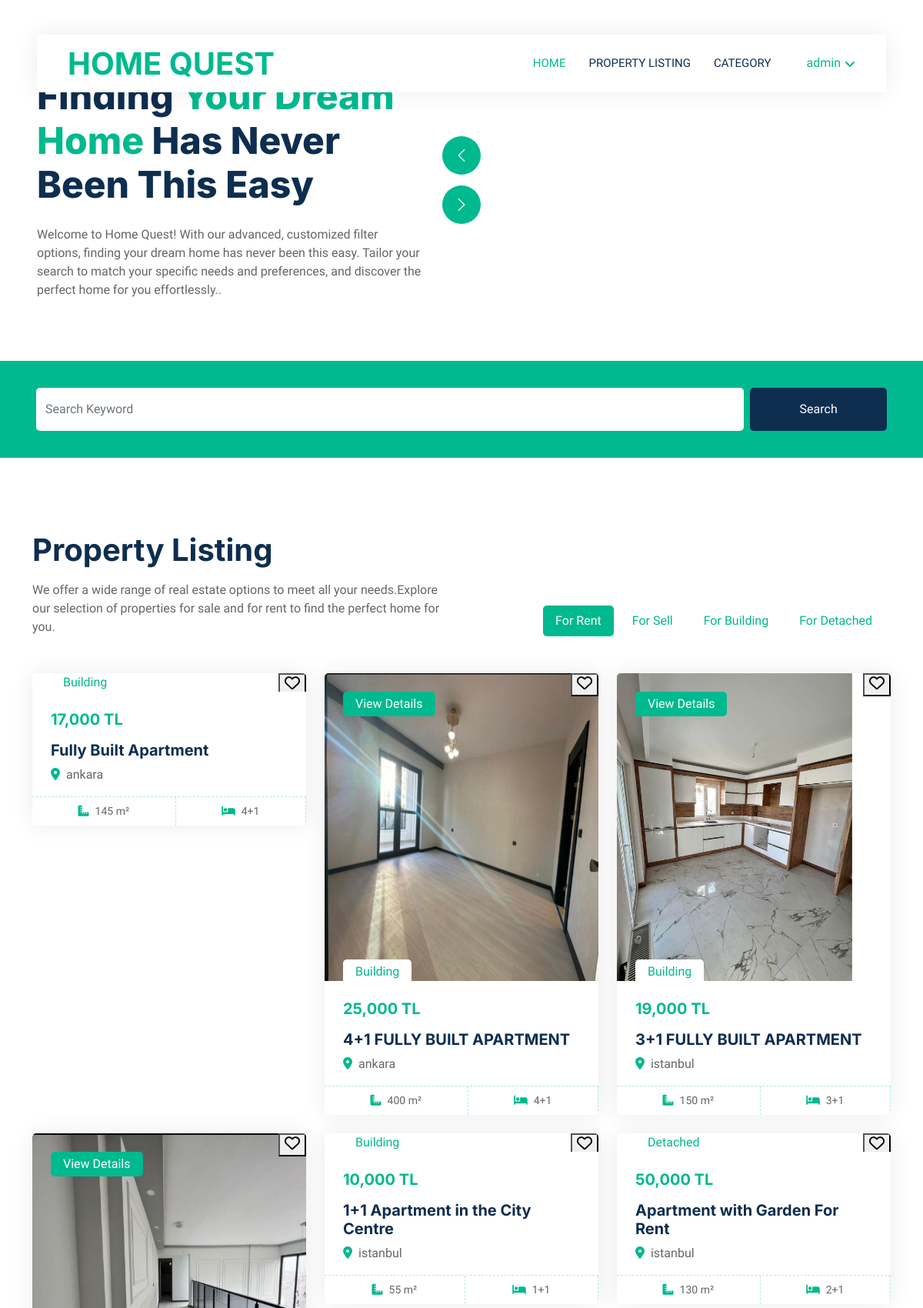
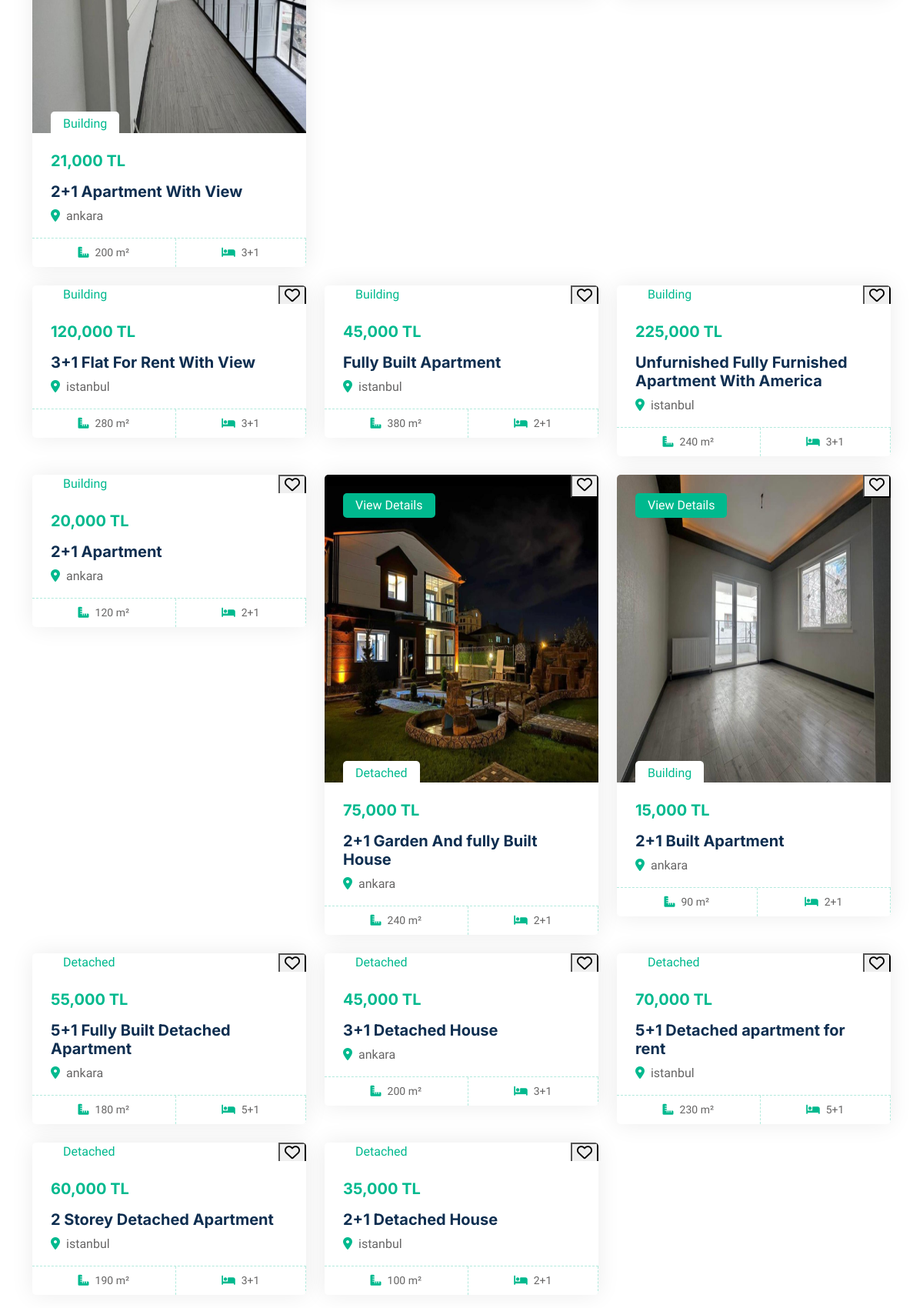
The app's page / (signed in, upper part) with its own data (2 pictures, top to bottom).
### AppEcommerce/models.py (models this page shows, shortened)
class Product(models.Model):
    GEEKS_CHOICES = (
    ("Rent", "Rent"),
    ("Sale", "Sale"),
)
    BRAND_CHOICES = (
    ("Building", "Building"),
    ("Detached", "Detached"),
)
    CITY_CHOICES = (
    ("istanbul", "İstanbul"),
    ("ankara", "Ankara"),
)
    ROOM_CHOICES = (
    ("1+1", "1+1"),
    ("2+1", "2+1"),
    ("3+1", "3+1"),
    ("4+1", "4+1"),
    ("5+1", "5+1"),
    ("6+1", "6+1"),
    ("7+1", "7+1"),
)
    user = models.ForeignKey(User, on_delete = models.CASCADE)
    title = models.CharField(max_length=50, null=True)
    durum = models.CharField(choices=GEEKS_CHOICES, max_length=50, null=True)
    brand = models.CharField(choices=BRAND_CHOICES, max_length=50, null=True)
    description = models.TextField(null=True)
    image = models.ImageField(upload_to="Product Image", null=True)
    price = models.IntegerField(null=True)
    location = models.CharField(choices=CITY_CHOICES,max_length=50, null=True)
    adres = models.TextField(null=True)
    metre = models.IntegerField(null=True)
    room_number = models.CharField(choices=ROOM_CHOICES, max_length=50, null=True)
    kat_sayısı = models.IntegerField(null=True)
    asansor = models.BooleanField(null=True)
    güvenlik= models.BooleanField(null=True)
    otopark = models.BooleanField(null=True)
    havuz = models.BooleanField(null=True)
    favori = models.ManyToManyField(User, related_name="FavoriyeEkleyenler", verbose_name=("Favoriye ekleyenler"))
    class Meta:
        verbose_name_plural = "Ürünler"

### AppEcommerce/views.py (the view, shortened to what this page needs)
# urls.py: path("", index, name="index"),
def index(request):
    products = Product.objects.all()
    context={
        "products":products,
    }
    return render(request, "index.html", context)

### AppEcommerce/templates/index.html (shortened to what this page needs)
{% extends 'base.html' %}
{% load static %}
{% load i18n %}
{% load humanize %}
{% block content %}
      <div class="container-fluid header bg-white p-0">
        <div class="row g-0 align-items-center flex-column-reverse flex-md-row">
            <div class="col-md-6 p-5 mt-lg-5">
              <h1 class="display-5 animated fadeIn mb-4">Finding <span class="text-primary">Your Dream Home</span> Has Never Been This Easy</h1>
              <p class="animated fadeIn mb-4 pb-2">Welcome to Home Quest! With our advanced, customized filter options,
                finding your dream home has never been this easy.
                Tailor your search to match your specific needs and preferences,
                and discover the perfect home for you effortlessly..</p>
            </div>
            <div class="col-md-6 animated fadeIn">
                <div class="owl-carousel header-carousel">
                </div>
            </div>
        </div>
    </div>
    <form action="{% url 'category' %}">
    <div class="container-fluid bg-primary mb-5 wow fadeIn" data-wow-delay="0.1s" style="padding: 35px;">
        <div class="container">
            <div class="row g-2">
                <div class="col-md-10">
                    <div class="row g-2">
                        <div class="col-md-12">
                            <input  name="query" type="text" class="form-control border-0 py-3" placeholder="Search Keyword" required>
                        </div>
                    </div>
                </div>
                <div class="col-md-2">
                    <button class="btn btn-dark border-0 w-100 py-3" type="submit" >Search</button>
                </div>
            </div>
        </div>
    </div>
  </form>
      <div class="container-xxl py-5" id="list">
          <div class="container">
              <div class="row g-0 gx-5 align-items-end">
                  <div class="col-lg-6">
                      <div class="text-start mx-auto mb-5 wow slideInLeft" data-wow-delay="0.1s">
                          <h1 class="mb-3">Property Listing</h1>
                          <p>We offer a wide range of real estate options to meet all your needs.Explore our selection of properties for sale and for rent to find
                            the perfect home for you.</p>
                      </div>
                  </div>
                  <div class="col-lg-6 text-start text-lg-end wow slideInRight" data-wow-delay="0.1s">
                      <ul class="nav nav-pills d-inline-flex justify-content-end mb-5">
                          <li class="nav-item me-2">
                              <button class="nav-link active" id="pills-home-tab" data-bs-toggle="pill" data-bs-target="#tab-1" type="button" role="tab" aria-controls="pills-home" aria-selected="true">For Rent</button>
                          </li>
                          <li class="nav-item me-2">
                              <button class="nav-link " id="pills-home-tab" data-bs-toggle="pill" data-bs-target="#tab-2" type="button" role="tab" aria-controls="pills-home" aria-selected="true">For Sell</button>
                          </li>
                          <li class="nav-item me-2">
                            <button class="nav-link " id="pills-home-tab" data-bs-toggle="pill" data-bs-target="#tab-3" type="button" role="tab" aria-controls="pills-home" aria-selected="true">For Building</button>
                        </li>
                        <li class="nav-item me-2">
                          <button class="nav-link " id="pills-home-tab" data-bs-toggle="pill" data-bs-target="#tab-4" type="button" role="tab" aria-controls="pills-home" aria-selected="true">For Detached</button>
                      </li>
                      </ul>
                  </div>
              </div>
              <div class="tab-content">
                  <div id="tab-1" class="tab-pane fade show p-0 active">
                      <div class="row g-4">
                        {% for product in  products %}
                          {% if product.durum == "Rent" %}
                          <div class="col-lg-4 col-md-6 wow fadeInUp " data-wow-delay="0.1s" >
                              <div class="property-item rounded overflow-hidden">
                                  <div class="position-relative overflow-hidden">
                                      <a href="{% url 'product_detail' product.id %}"><img style="height: 400px;" class="img-fluid" src="{{product.image.url}}" alt=""></a>
                                      <a class="bg-primary rounded text-white position-absolute start-0 top-0 m-4 py-1 px-3" href="{% url 'product_detail' product.id %}" >View Details</a>
                                      <div class="bg-white rounded-top text-primary position-absolute start-0 bottom-0 mx-4 pt-1 px-3">{{product.brand}}</div>
                                      <form method="post">
                                        {% if request.user in product.favori.all %}
                                        <button type="button" class="position-absolute top-0 end-0 btnfavori" data-product-id="{{ product.id }}">
                                          <i class="fa-solid fa-heart fs-5" id="heart{{ product.id }}"></i>
                                      </button>
                                        {% else %}
                                        {% if request.user.is_authenticated %}
                                        <button type="button" class="position-absolute top-0 end-0 btnfavori" data-product-id="{{ product.id }}">
                                          <i class="fa-regular fa-heart fs-5" id="heart{{ product.id }}"></i>
                                      </button>
                                      {% else %}
                                      <a href="{% url 'login' %}" type="button" class="position-absolute top-0 end-0 btn" data-product-id="{{ product.id }}">
                                        <i class="fa-regular fa-heart fs-5" id="heart{{ product.id }}"></i>
                                      </a>
                                        {% endif %}
                                        {% endif %}
                                    </form>
                                  </div>
                                  <div class="p-4 pb-0">
                                      <h5 class="text-primary mb-3">{{product.price|intcomma}}   TL </h5>
                                      <a class="d-block h5 mb-2" href="">{{product.title}}</a>
                                      <p><i class="fa fa-map-marker-alt text-primary me-2"></i>{{product.location}}</p>
                                  </div>
                                  <div class="d-flex border-top">
                                      <small class="flex-fill text-center border-end py-2"><i class="fa fa-ruler-combined text-primary me-2"></i>{{product.metre}} m²</small>
                                      <small class="flex-fill text-center border-end py-2"><i class="fa fa-bed text-primary me-2"></i>{{product.room_number}}</small>
                                  </div>
                              </div>
                          </div>
                          {% endif %}
                          {% endfor %}
                      </div>
                  </div>
              </div>
          </div>
      </div>
    {% endblock content %}

### AppEcommerce/templates/partials/_header.html (shortened to what this page needs)
{% load static %}
{% load i18n %}
        <div class="container-fluid nav-bar bg-transparent">
          <nav class="navbar navbar-expand-lg bg-white navbar-light py-0 px-4">
              <a href="index.html" class="navbar-brand d-flex align-items-center text-center">
                  <a  href="{% url 'index' %}"  ><h1 class="m-0 text-primary"  >HOME QUEST  </h1></a>
              </a>
              <div class="collapse navbar-collapse" id="navbarCollapse">
                  <div class="navbar-nav ms-auto">
                      <a href="{% url 'index' %}" class="nav-item nav-link
                      {% if request.path == '/' %}
                        active
                      {% endif %}
                        ">Home</a>
                        {% if request.path == '/'  %}
                        <a href="#list" class="nav-item nav-link">Property Listing</a>
                        {% endif %}
                      <a href="{% url 'category' %}" class="nav-item nav-link
                       ">category</a>
                  </div>
                  {% if request.user.is_authenticated %}
                  <div class="nav-item dropdown">
                    <a href="#" class="nav-link dropdown-toggle" data-bs-toggle="dropdown">{{request.user.username}}</a>
                </div>
                  {% else %}
                  <a href="{% url 'login' %}" class="btn btn-primary px-3 d-none d-lg-flex">Login</a>
                  <a href="{% url 'register' %}" class="btn btn-primary px-3 d-none d-lg-flex ms-2">Register</a>
                  {% endif %}
              </div>
          </nav>
      </div>

### AppEcommerce/static/css/style.css (style rules this page uses)
:root { --primary: #00B98E; --secondary: #FF6922; --light: #EFFDF5; --dark: #0E2E50; }
.btn { transition: .5s; }
.nav-bar { position: relative; margin-top: 45px; padding: 0 3rem; transition: .5s; z-index: 9; }
.navbar { box-shadow: 0 0 30px rgba(0, 0, 0, .08); }
.navbar .dropdown-toggle::after { border: none; content: "\f107"; font-family: "Font Awesome 5 Free"; font-weight: 900; vertical-align: middle; margin-left: 5px; transition: .5s; }
.navbar-light .navbar-nav .nav-link { margin-right: 30px; padding: 25px 0; color: #FFFFFF; font-size: 15px; text-transform: uppercase; outline: none; }
.navbar-light .navbar-nav .nav-link:hover, .navbar-light .navbar-nav .nav-link.active { color: var(--primary); }
.navbar-light .navbar-brand { height: 75px; }
.navbar-light .navbar-nav .nav-link { color: var(--dark); font-weight: 500; }
@media (min-width: 992px) { .header { margin-top: -120px; } }
.property-item { box-shadow: 0 0 30px rgba(0, 0, 0, .08); }
.property-item img { transition: .5s; }
.property-item .border-top { border-top: 1px dashed rgba(0, 185, 142, .3) !important; }
.property-item .border-end { border-right: 1px dashed rgba(0, 185, 142, .3) !important; }

### records on screen
Product: brand "Building", price "17,000", title "Fully Built Apartment", location "ankara", metre "145", room_number "4+1"
Product: image (picture), brand "Building", price "25,000", title "4+1 FULLY BUILT APARTMENT", location "ankara", metre "400", room_number "4+1"
Product: image (picture), brand "Building", price "19,000", title "3+1 FULLY BUILT APARTMENT", location "istanbul", metre "150", room_number "3+1"
Product: image (picture), brand "Building", price "21,000", title "2+1 Apartment With View", location "ankara", metre "200", room_number "3+1"
Product: brand "Building", price "10,000", title "1+1 Apartment in the City Centre", location "istanbul", metre "55", room_number "1+1"
Product: brand "Detached", price "50,000", title "Apartment with Garden For Rent", location "istanbul", metre "130", room_number "2+1"
Product: brand "Building", price "120,000", title "3+1 Flat For Rent With View", location "istanbul", metre "280", room_number "3+1"
Product: brand "Building", price "45,000", title "Fully Built Apartment", location "istanbul", metre "380", room_number "2+1"
Product: brand "Building", price "225,000", title "Unfurnished Fully Furnished Apartment With America", location "istanbul", metre "240", room_number "3+1"
Product: brand "Building", price "20,000", title "2+1 Apartment", location "ankara", metre "120", room_number "2+1"
Product: image (picture), brand "Detached", price "75,000", title "2+1 Garden And fully Built House", location "ankara", metre "240", room_number "2+1"
Product: image (picture), brand "Building", price "15,000", title "2+1 Built Apartment", location "ankara", metre "90", room_number "2+1"
Product: brand "Detached", price "55,000", title "5+1 Fully Built Detached Apartment", location "ankara", metre "180", room_number "5+1"
Product: brand "Detached", price "45,000", title "3+1 Detached House", location "ankara", metre "200", room_number "3+1"
Product: brand "Detached", price "70,000", title "5+1 Detached apartment for rent", location "istanbul", metre "230", room_number "5+1"
Product: brand "Detached", price "60,000", title "2 Storey Detached Apartment", location "istanbul", metre "190", room_number "3+1"
Product: brand "Detached", price "35,000", title "2+1 Detached House", location "istanbul", metre "100", room_number "2+1"

### other values on screen
{{ request.user.username }} "admin"
